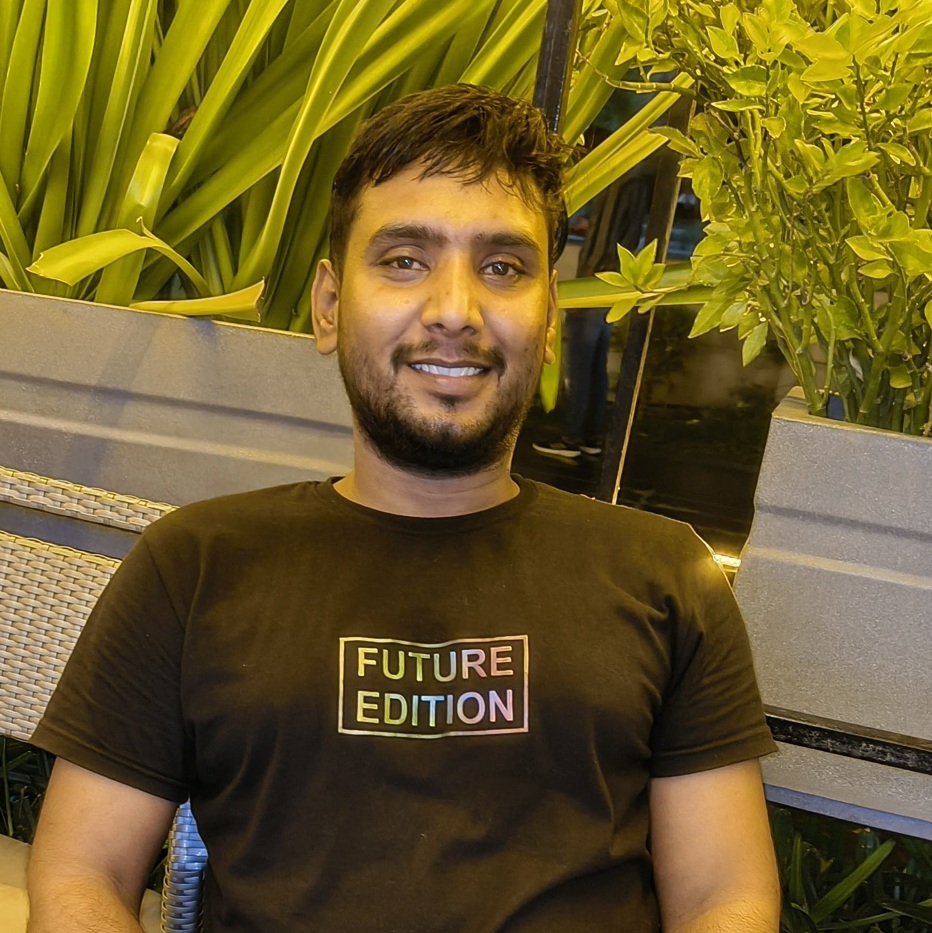
#> input picture ajay.jpg, 1864 x 1866 px (shown at 1/2 size)
$ python make_og.py
#> lines starting #> are read from the running program, lines starting #| are printed output that depends on the picture; after the words box and inside, x2 and y2 are one past the last pixel; in counts of white or black regions, pixels touching at a corner belong together
"""Generate a 1200x630 Open Graph link-preview card for the portfolio."""
from PIL import Image, ImageDraw, ImageFont, ImageFilter
import math

W, H = 1200, 630
FONTS = "C:/Windows/Fonts/"

def font(name, size):
    return ImageFont.truetype(FONTS + name, size)

f_name   = font("segoeuib.ttf", 78)   # bold name
f_role   = font("segoeui.ttf", 36)
f_sub    = font("segoeui.ttf", 26)
f_chip   = font("segoeuib.ttf", 22)
f_url    = font("segoeui.ttf", 24)

# ---- base dark background ----
img = Image.new("RGB", (W, H), (6, 9, 18))

# ---- soft gradient blobs (mesh) ----
def blob(cx, cy, r, color):
    layer = Image.new("RGB", (W, H), (6, 9, 18))
    d = ImageDraw.Draw(layer)
    d.ellipse([cx-r, cy-r, cx+r, cy+r], fill=color)
    layer = layer.filter(ImageFilter.GaussianBlur(140))
    return layer

for cx, cy, r, col in [(120, 80, 320, (46, 81, 201)),
                       (1120, 120, 300, (14, 116, 144)),
                       (560, 640, 320, (126, 34, 206))]:
    b = blob(cx, cy, r, col)
    img = Image.blend(img, b, 0.55)
#> this loop made 3 passes
#> pass 1, in blob, `layer = layer.filter(ImageFilter.GaussianBlur(140))`:
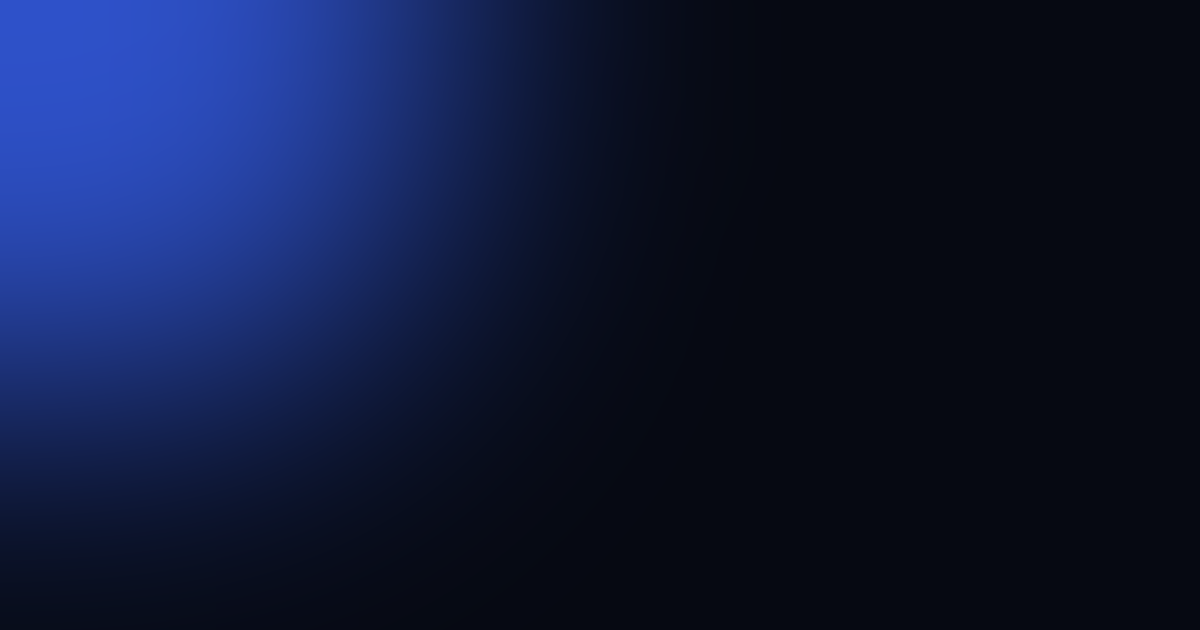
#> layer: PIL image 1200x630 RGB; mean R, G, B 14.1, 23.5, 54.9
#> after the loop:
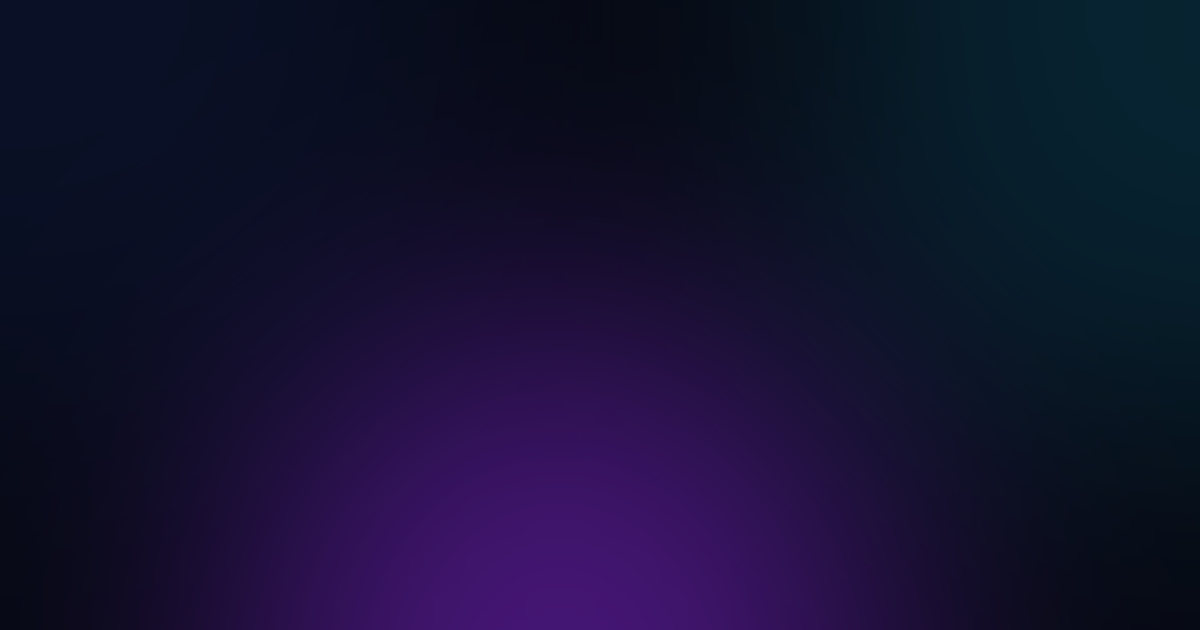
#> img: PIL image 1200x630 RGB; mean R, G, B 20.2, 17.5, 48.4

draw = ImageDraw.Draw(img)

# ---- subtle border frame ----
draw.rounded_rectangle([16, 16, W-16, H-16], radius=28, outline=(255, 255, 255), width=2)

# ---- circular photo with gradient ring (right side) ----
PHOTO = "ajay.jpg"
ring_d = 300
cx, cy = 940, H//2          # ring center
try:
    photo = Image.open(PHOTO).convert("RGB")
#> photo is the input picture: PIL image 1864x1866 RGB; mean R, G, B 109.1, 92.9, 40
    # center-crop to square
    s = min(photo.size)
#> s = 1864
    l = (photo.width - s)//2
#> l = 0
    t = (photo.height - s)//2
#> t = 1
    photo = photo.crop((l, t, l+s, t+s)).resize((ring_d, ring_d), Image.LANCZOS)
#> photo: PIL image 300x300 RGB

    # gradient ring
    ring = Image.new("RGB", (ring_d+28, ring_d+28), (6, 9, 18))
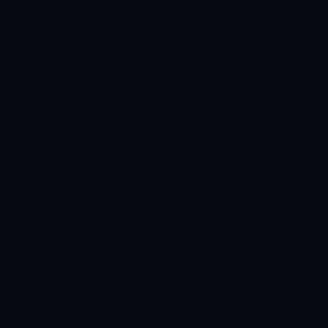
#> ring: PIL image 328x328 RGB; mean R, G, B 6, 9, 18
    rd = ImageDraw.Draw(ring)
    cols = [(109,140,255), (34,211,238), (192,132,252)]
    for i in range(360):
        t_ = i/360
        if t_ < 0.5:
            a, b_, k = cols[0], cols[1], t_/0.5
        else:
            a, b_, k = cols[1], cols[2], (t_-0.5)/0.5
        c = tuple(int(a[j] + (b_[j]-a[j])*k) for j in range(3))
        rd.pieslice([0, 0, ring_d+27, ring_d+27], i, i+2, fill=c)
    rmask = Image.new("L", ring.size, 0)
#> rmask: PIL image 328x328 L; every value is 0
    ImageDraw.Draw(rmask).ellipse([0, 0, ring_d+27, ring_d+27], fill=255)
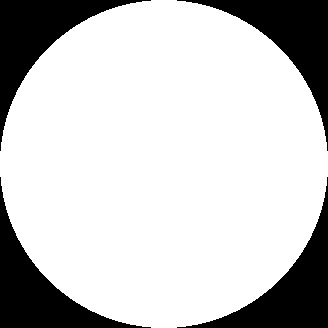
#> rmask: PIL image 328x328 L; 78.5% white; 4 black regions, box (x1, y1, x2, y2) and area: (0, 0, 151, 151) 5784, (177, 0, 328, 151) 5784, (0, 177, 151, 328) 5784, (177, 177, 328, 328) 5784
    img.paste(ring, (cx-(ring_d+28)//2, cy-(ring_d+28)//2), rmask)
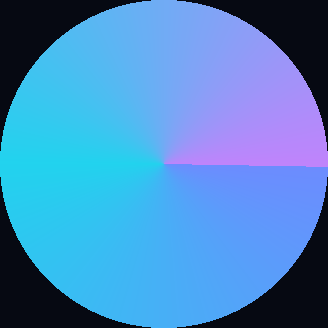
#> ring: PIL image 328x328 RGB; mean R, G, B 73.5, 137.7, 196.4

    # photo mask
    pmask = Image.new("L", (ring_d, ring_d), 0)
#> pmask: PIL image 300x300 L; every value is 0
    ImageDraw.Draw(pmask).ellipse([0, 0, ring_d, ring_d], fill=255)
#> pmask: PIL image 300x300 L; 79% white; 4 black regions, box (x1, y1, x2, y2) and area: (0, 0, 138, 138) 4868, (163, 0, 300, 129) 4730, (0, 163, 129, 300) 4730, (172, 172, 300, 300) 4593
    img.paste(photo, (cx-ring_d//2, cy-ring_d//2), pmask)
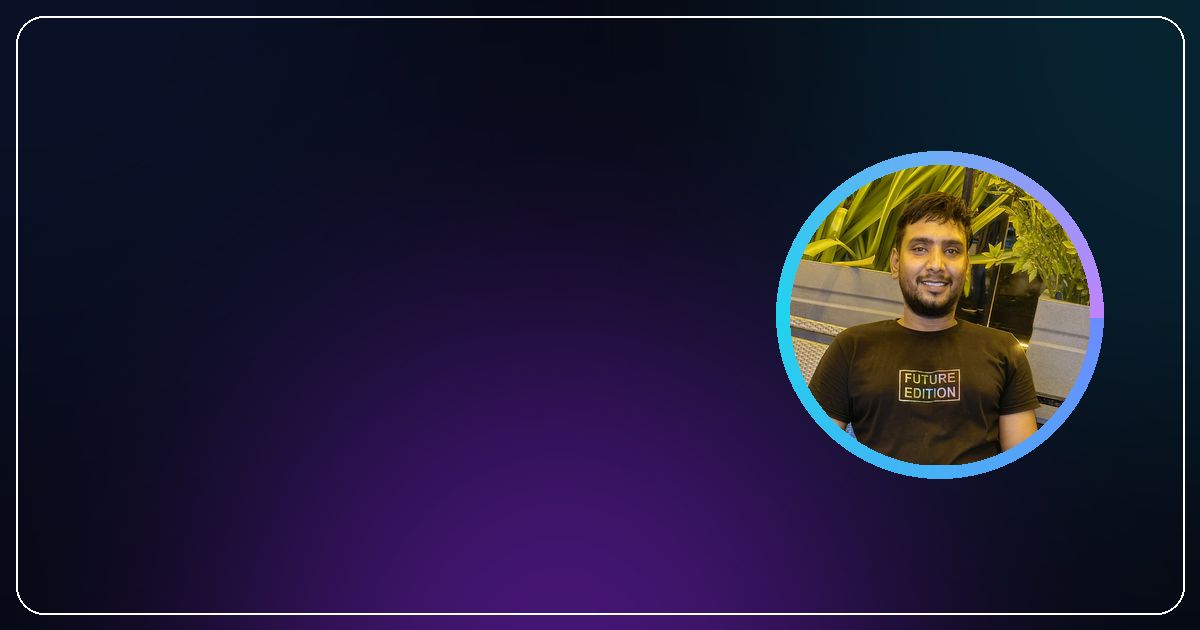
#> img: PIL image 1200x630 RGB; mean R, G, B 32.3, 28.5, 53.8
except FileNotFoundError:
    pass

# ---- left text block ----
x = 80
# status badge
badge_y = 120
draw.ellipse([x, badge_y+6, x+14, badge_y+20], fill=(52, 211, 153))
draw.text((x+26, badge_y), "Open to opportunities", font=f_sub, fill=(147, 161, 189))

# name (two lines)
draw.text((x, 175), "Ajay Kumar", font=f_name, fill=(234, 240, 251))
# gradient-ish surname (approximate with accent color)
draw.text((x, 262), "Chauhan", font=f_name, fill=(109, 170, 240))

# role
draw.text((x, 372), "Backend Software Engineer", font=f_role, fill=(234, 240, 251))

# skill chips
chips = ["Java", "Spring Boot", "Microservices", "AWS"]
cy2 = 440
cxp = x
for c in chips:
    tw = draw.textlength(c, font=f_chip)
    pad = 18
    draw.rounded_rectangle([cxp, cy2, cxp+tw+pad*2, cy2+44], radius=12,
                           fill=(20, 28, 48), outline=(60, 80, 130), width=1)
    draw.text((cxp+pad, cy2+9), c, font=f_chip, fill=(179, 198, 255))
    cxp += tw + pad*2 + 14
#> this loop made 4 passes
#> (tw, cxp) on passes 1 to 4: (46.47, 176.5), (128.6, 355.1), (149.5, 554.6), (49.56, 654.1)
#> after the loop, cxp = 654.1

# url at bottom
draw.text((x, 520), "ajaykchauhan73.github.io", font=f_url, fill=(34, 211, 238))

img.save("og-image.png", "PNG")
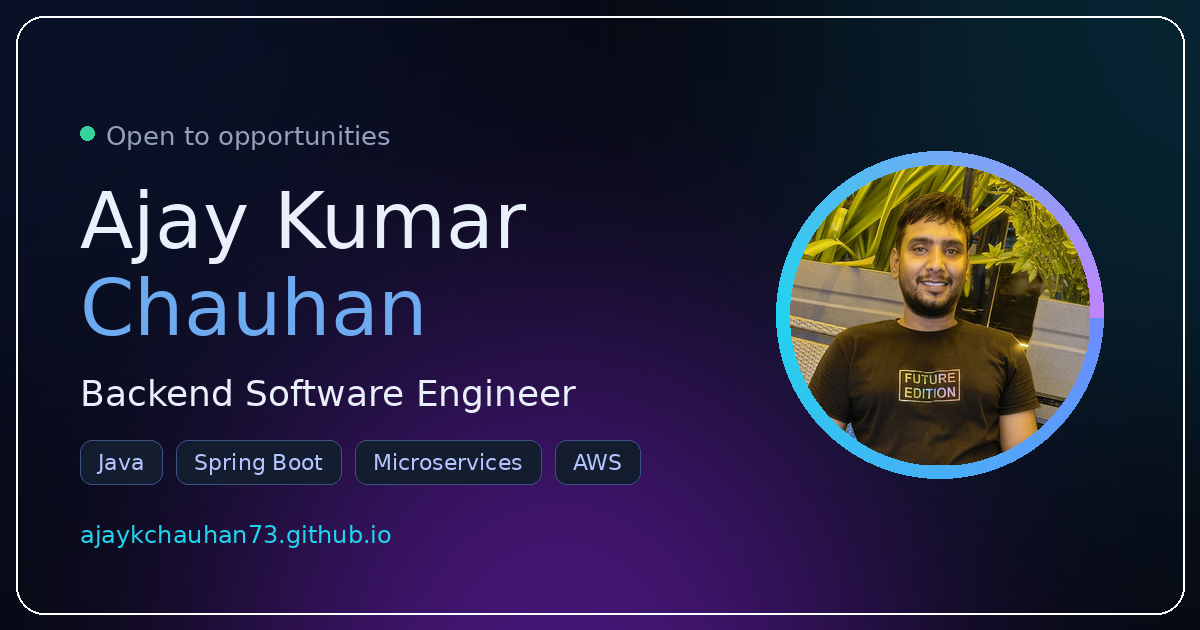
#> saved as og-image.png: PIL image 1200x630 RGB; mean R, G, B 36.3, 34.5, 58.9
img.convert("RGB").save("og-image.jpg", "JPEG", quality=88)
print("Saved og-image.png and og-image.jpg")
